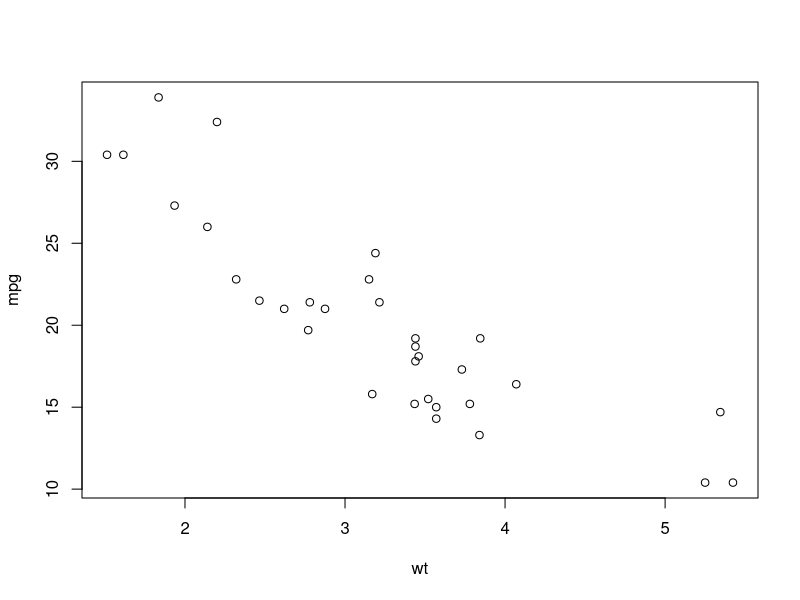
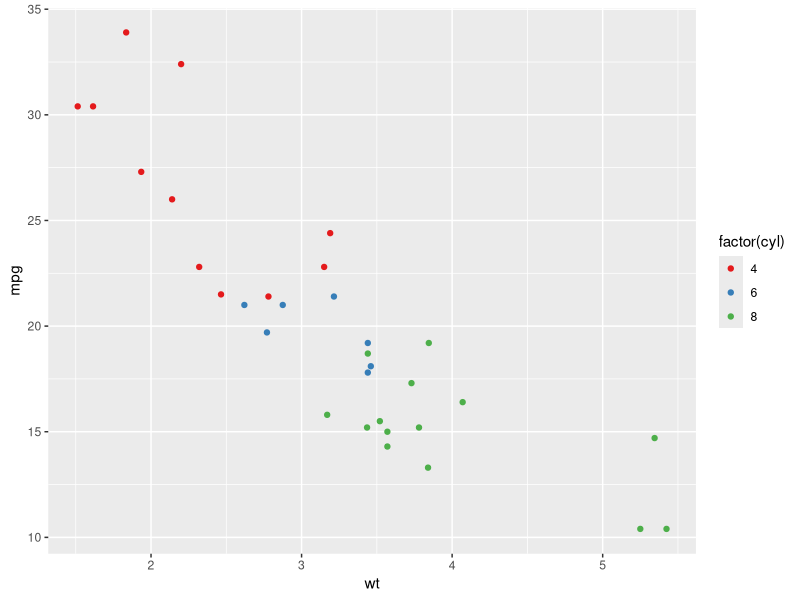
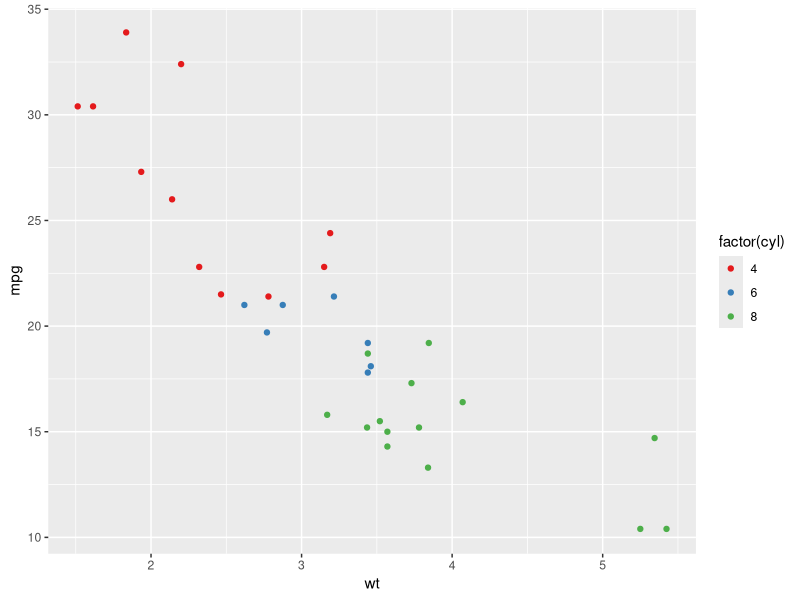

These figures' R source, in order:
## ---- chunk 1
plot(mpg ~ wt, data = mtcars)
## ---- chunk 2
library(ggplot2)

p <- ggplot(mtcars) +
    geom_point(aes(x = wt, y = mpg, col = factor(cyl))) +
    scale_colour_brewer(palette = "Set1")

p

ggsave(
    plot = p,
    filename = "preview_image.png",
    width = 8, height = 0.621 * 8
)
